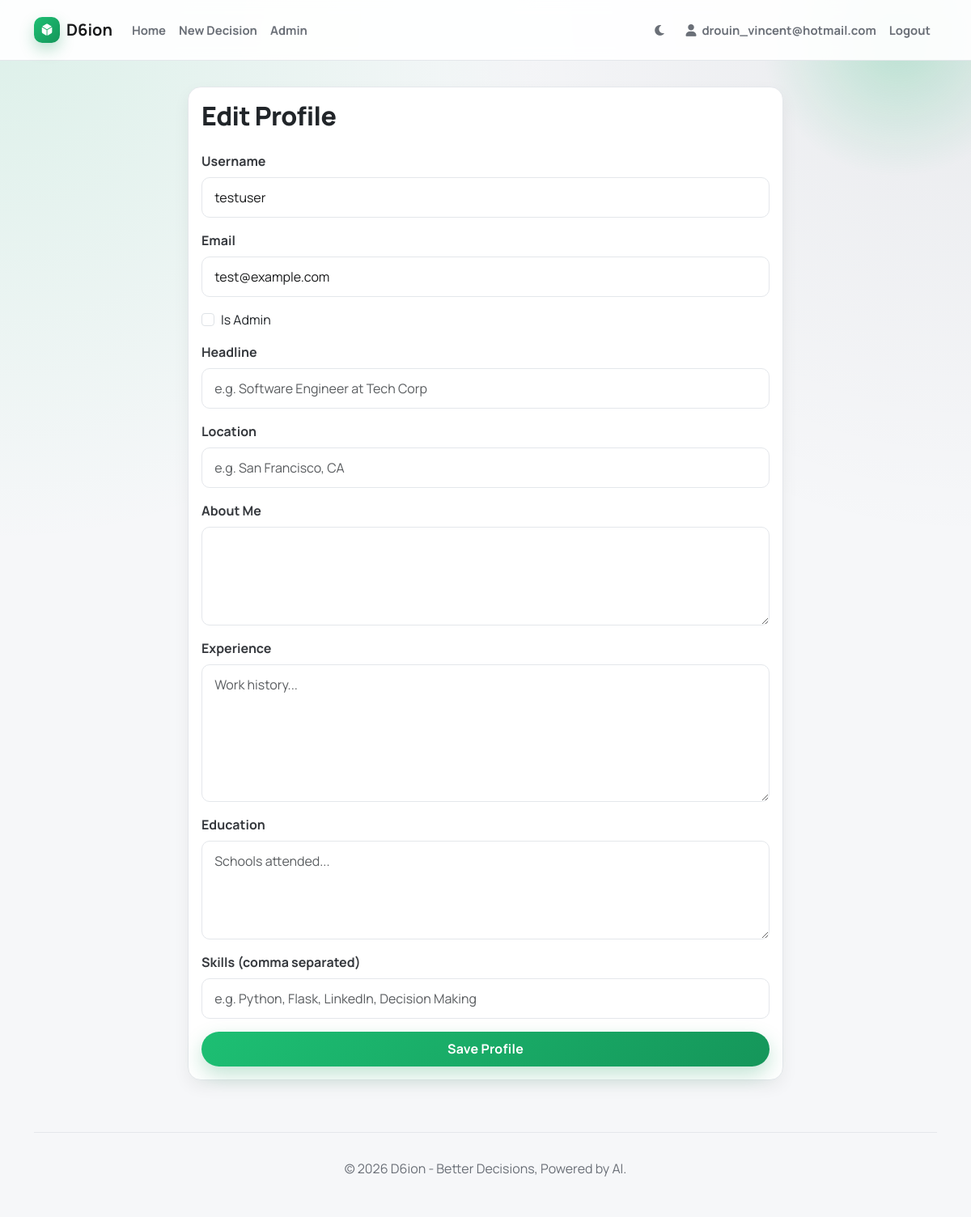
The page /admin/user/2/edit (signed in) on the database its author committed.
### app/models.py (models this page shows, shortened)
class User(UserMixin, db.Model):
    id = db.Column(db.Integer, primary_key=True)
    username = db.Column(db.String(64), index=True, unique=True)
    email = db.Column(db.String(120), index=True, unique=True)
    password_hash = db.Column(db.String(128))
    is_admin = db.Column(db.Boolean, default=False)
    headline = db.Column(db.String(140))
    about = db.Column(db.Text)
    location = db.Column(db.String(64))
    experience = db.Column(db.Text)
    education = db.Column(db.Text)
    skills = db.Column(db.String(255))
    decisions = db.relationship('Decision', backref='owner', lazy='dynamic')

### app/routes.py (the view)
@bp.route('/admin/user/<int:id>/edit', methods=['GET', 'POST'])
@login_required
def admin_edit_user(id):
    if not current_user.is_admin:
        abort(403)
    user = User.query.get_or_404(id)
    form = EditProfileForm(user.username)
    if form.validate_on_submit():
        user.username = form.username.data
        user.email = form.email.data
        user.is_admin = form.is_admin.data
        user.headline = form.headline.data
        user.about = form.about.data
        user.location = form.location.data
        user.experience = form.experience.data
        user.education = form.education.data
        user.skills = form.skills.data
        db.session.commit()
        flash(f'User {user.username} has been updated.')
        return redirect(url_for('main.admin'))
    elif request.method == 'GET':
        form.username.data = user.username
        form.email.data = user.email
        form.is_admin.data = user.is_admin
        form.headline.data = user.headline
        form.about.data = user.about
        form.location.data = user.location
        form.experience.data = user.experience
        form.education.data = user.education
        form.skills.data = user.skills
    return render_template('edit_profile.html', title='Edit User', form=form, admin_editing=True)

### app/forms.py (shortened to what this page needs)
class EditProfileForm(FlaskForm):
    username = StringField('Username', validators=[DataRequired()])
    email = StringField('Email', validators=[DataRequired(), Email()])
    is_admin = BooleanField('Is Admin')
    headline = StringField('Headline', validators=[Length(max=140)])
    about = TextAreaField('About Me', validators=[Length(max=65535)])
    location = StringField('Location', validators=[Length(max=64)])
    experience = TextAreaField('Experience', validators=[Length(max=65535)])
    education = TextAreaField('Education', validators=[Length(max=65535)])
    skills = StringField('Skills (comma separated)', validators=[Length(max=255)])
    submit = SubmitField('Save Profile')
    def __init__(self, original_username, *args, **kwargs):
        super(EditProfileForm, self).__init__(*args, **kwargs)
        self.original_username = original_username

### app/models.py (called while the page is built)
@login.user_loader
def load_user(id):
    return User.query.get(int(id))

### app/templates/edit_profile.html (shortened to what this page needs)
{% extends "base.html" %}
{% block content %}
<div class="row">
    <div class="col-md-8 offset-md-2">
        <div class="card">
            <div class="card-body">
                <h2 class="card-title mb-4">Edit Profile</h2>
                <form action="" method="post">
                    <div class="mb-3">
                        {{ form.username.label(class="form-label") }}
                        {{ form.username(class="form-control") }}
                    </div>
                    <div class="mb-3">
                        {{ form.email.label(class="form-label") }}
                        {{ form.email(class="form-control") }}
                    </div>
                    {% if admin_editing %}
                    <div class="mb-3 form-check">
                        {{ form.is_admin(class="form-check-input") }}
                        {{ form.is_admin.label(class="form-check-label") }}
                    </div>
                    {% endif %}
                    <div class="mb-3">
                        {{ form.headline.label(class="form-label") }}
                        {{ form.headline(class="form-control", placeholder="e.g. Software Engineer at Tech Corp") }}
                    </div>
                    <div class="mb-3">
                        {{ form.location.label(class="form-label") }}
                        {{ form.location(class="form-control", placeholder="e.g. San Francisco, CA") }}
                    </div>
                    <div class="mb-3">
                        {{ form.about.label(class="form-label") }}
                        {{ form.about(class="form-control", rows=4) }}
                    </div>
                    <div class="mb-3">
                        {{ form.experience.label(class="form-label") }}
                        {{ form.experience(class="form-control", rows=6, placeholder="Work history...") }}
                    </div>
                    <div class="mb-3">
                        {{ form.education.label(class="form-label") }}
                        {{ form.education(class="form-control", rows=4, placeholder="Schools attended...") }}
                    </div>
                    <div class="mb-3">
                        {{ form.skills.label(class="form-label") }}
                        {{ form.skills(class="form-control", placeholder="e.g. Python, Flask, LinkedIn, Decision Making") }}
                    </div>
                    <div class="d-grid">
                        {{ form.submit(class="btn btn-primary") }}
                    </div>
                </form>
            </div>
        </div>
    </div>
</div>
{% endblock %}

### app/templates/base.html (shortened to what this page needs)
<!doctype html>
<html lang="en">
    <head>
        <link href="https://cdn.jsdelivr.net/npm/bootstrap@5.3.0/dist/css/bootstrap.min.css" rel="stylesheet">
        <link rel="stylesheet" href="https://cdnjs.cloudflare.com/ajax/libs/font-awesome/6.0.0/css/all.min.css">
        <link href="https://cdn.jsdelivr.net/npm/quill@2.0.2/dist/quill.snow.css" rel="stylesheet">
        <link rel="stylesheet" href="{{ url_for('static', filename='css/style.css') }}">
    </head>
    <body data-bs-theme="light">
        <div class="page-glow"></div>
        <nav class="navbar navbar-expand-lg border-bottom sticky-top py-3">
            <div class="container">
                <a class="navbar-brand d-flex align-items-center" href="{{ url_for('main.index') }}">
                    <span class="brand-mark"><i class="fas fa-dice-d6"></i></span>
                    <span class="fw-bold tracking-tight text-dark-emphasis ms-2">D6ion</span>
                </a>
                <div class="collapse navbar-collapse" id="navbarNav">
                    <ul class="navbar-nav me-auto">
                        <li class="nav-item">
                            <a class="nav-link" href="{{ url_for('main.index') }}">Home</a>
                        </li>
                        {% if current_user.is_authenticated %}
                        <li class="nav-item">
                            <a class="nav-link" href="{{ url_for('main.new_decision') }}">New Decision</a>
                        </li>
                        {% endif %}
                        {% if current_user.is_authenticated and current_user.is_admin %}
                        <li class="nav-item">
                            <a class="nav-link" href="{{ url_for('main.admin') }}">Admin</a>
                        </li>
                        {% endif %}
                    </ul>
                    <ul class="navbar-nav align-items-center">
                        <li class="nav-item me-3">
                            <button class="btn btn-link nav-link px-0 text-decoration-none" id="theme-toggle" onclick="toggleTheme()" title="Toggle Dark/Light Mode">
                                <i class="fas fa-moon" id="theme-icon"></i>
                            </button>
                        </li>
                        {% if current_user.is_anonymous %}
                        <li class="nav-item">
                            <a class="nav-link" href="{{ url_for('auth.login') }}">Login</a>
                        </li>
                        {% else %}
                        <li class="nav-item">
                            <a class="nav-link" href="{{ url_for('main.user', username=current_user.username) }}">
                                <i class="fas fa-user me-1"></i> {{ current_user.username }}
                            </a>
                        </li>
                        <li class="nav-item">
                            <a class="nav-link" href="{{ url_for('auth.logout') }}">Logout</a>
                        </li>
                        {% endif %}
                    </ul>
                </div>
            </div>
        </nav>
        <main class="container app-shell">
            {% block content %}{% endblock %}
            <footer class="footer text-center">
                <p>&copy; 2026 D6ion - Better Decisions, Powered by AI.</p>
            </footer>
        </main>
    </body>
</html>

### app/static/css/style.css (style rules this page uses)
:root { --brand: #1dbf73; --brand-strong: #15965a; --brand-soft: #e6f9ef; --ink-900: #191a1b; --ink-700: #35383d; --ink-500: #6a6f77; --ink-300: #cfd4da; --surface: #ffffff; --surface-soft: #f6f7f9; --line: #e4e7eb; --warning: #f59e0b; --info: #0ea5e9; --magic: #3d8bfd; --shadow-sm: 0 8px 20px rgba(20, 24, 31, 0.06); --shadow-md: 0 20px 48px rgba(20, 24, 31, 0.1); --radius-sm: 10px; --radius-md: 16px; --radius-lg: 24px; }
* { box-sizing: border-box; }
body { background: radial-gradient(circle at 0% 0%, rgba(29, 191, 115, 0.12), transparent 35%), radial-gradient(circle at 100% 0%, rgba(15, 23, 42, 0.06), transparent 35%), var(--surface-soft); color: var(--ink-700); font-family: 'Manrope', -apple-system, BlinkMacSystemFont, 'Segoe UI', sans-serif; -webkit-font-smoothing: antialiased; min-height: 100vh; }
.page-glow { position: fixed; top: -120px; right: -80px; width: 340px; height: 340px; background: radial-gradient(circle, rgba(29, 191, 115, 0.24) 0%, rgba(29, 191, 115, 0) 70%); pointer-events: none; z-index: 0; }
h1, h2, h3, h4, h5, h6 { color: var(--ink-900); font-weight: 800; letter-spacing: -0.02em; }
a { color: var(--brand); }
.navbar { background-color: color-mix(in srgb, var(--surface) 92%, transparent) !important; backdrop-filter: blur(10px); border-color: var(--line) !important; z-index: 10; }
.navbar-brand { font-size: 1.25rem; color: var(--ink-900); }
.brand-mark { width: 32px; height: 32px; border-radius: 10px; display: inline-flex; align-items: center; justify-content: center; background: linear-gradient(135deg, var(--brand) 0%, var(--brand-strong) 100%); color: #fff; font-size: 0.9rem; box-shadow: 0 8px 18px rgba(21, 150, 90, 0.28); }
.nav-link { color: var(--ink-500); font-weight: 700; font-size: 0.93rem; }
.app-shell { position: relative; z-index: 1; margin-top: 2rem; }
.btn { border-radius: 999px; font-weight: 700; letter-spacing: 0.01em; padding: 0.62rem 1.2rem; transition: all 0.22s ease; }
.btn-primary { background: linear-gradient(135deg, var(--brand) 0%, var(--brand-strong) 100%); border: none; color: #fff; box-shadow: 0 10px 24px rgba(21, 150, 90, 0.26); }
.card { border: 1px solid var(--line); border-radius: var(--radius-md); background-color: var(--surface); box-shadow: var(--shadow-sm); transition: transform 0.22s ease, box-shadow 0.22s ease, border-color 0.22s ease; }
.text-dark, .text-dark-emphasis, .text-secondary { color: var(--ink-900) !important; }
.form-control, .form-select { background: var(--surface); border: 1px solid var(--line); border-radius: var(--radius-sm); color: var(--ink-900); padding: 0.75rem 0.95rem; }
.form-label { font-weight: 700; color: var(--ink-700); }
.footer { margin-top: 4rem; padding: 2rem 0; border-top: 1px solid var(--line); color: var(--ink-500); }

### rows shown on the page
User: username "drouin_vincent@hotmail.com"
User: username "testuser", email "test@example.com"
